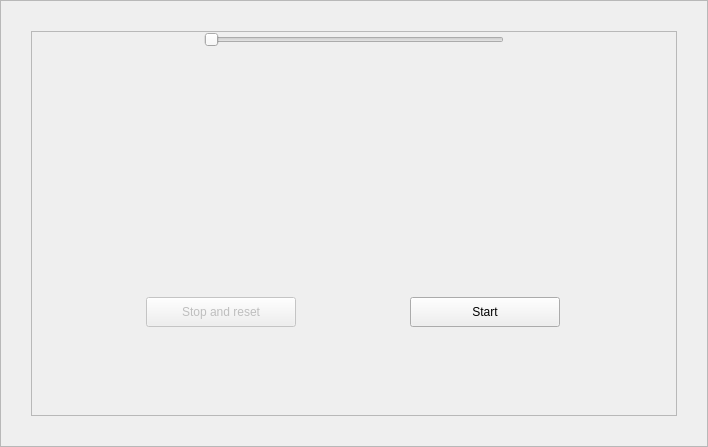
<?xml version="1.0" encoding="UTF-8"?>
<ui version="4.0">
 <class>timer_bg</class>
 <widget class="QWidget" name="timer_bg">
  <property name="geometry">
   <rect>
    <x>0</x>
    <y>0</y>
    <width>708</width>
    <height>447</height>
   </rect>
  </property>
  <property name="sizePolicy">
   <sizepolicy hsizetype="Expanding" vsizetype="Expanding">
    <horstretch>0</horstretch>
    <verstretch>0</verstretch>
   </sizepolicy>
  </property>
  <property name="minimumSize">
   <size>
    <width>100</width>
    <height>100</height>
   </size>
  </property>
  <property name="windowTitle">
   <string>Form</string>
  </property>
  <layout class="QVBoxLayout" name="verticalLayout_3">
   <property name="spacing">
    <number>0</number>
   </property>
   <property name="leftMargin">
    <number>0</number>
   </property>
   <property name="topMargin">
    <number>0</number>
   </property>
   <property name="rightMargin">
    <number>0</number>
   </property>
   <property name="bottomMargin">
    <number>0</number>
   </property>
   <item>
    <widget class="QFrame" name="bg_frame">
     <property name="sizePolicy">
      <sizepolicy hsizetype="Expanding" vsizetype="Expanding">
       <horstretch>0</horstretch>
       <verstretch>0</verstretch>
      </sizepolicy>
     </property>
     <property name="minimumSize">
      <size>
       <width>0</width>
       <height>0</height>
      </size>
     </property>
     <property name="styleSheet">
      <string notr="true"/>
     </property>
     <property name="frameShape">
      <enum>QFrame::StyledPanel</enum>
     </property>
     <property name="frameShadow">
      <enum>QFrame::Raised</enum>
     </property>
     <layout class="QHBoxLayout" name="horizontalLayout_2">
      <property name="spacing">
       <number>15</number>
      </property>
      <property name="leftMargin">
       <number>30</number>
      </property>
      <property name="topMargin">
       <number>30</number>
      </property>
      <property name="rightMargin">
       <number>30</number>
      </property>
      <property name="bottomMargin">
       <number>30</number>
      </property>
      <item>
       <layout class="QHBoxLayout" name="bg_layout">
        <property name="spacing">
         <number>0</number>
        </property>
        <item>
         <widget class="QFrame" name="main_frame">
          <property name="sizePolicy">
           <sizepolicy hsizetype="Preferred" vsizetype="Preferred">
            <horstretch>0</horstretch>
            <verstretch>0</verstretch>
           </sizepolicy>
          </property>
          <property name="minimumSize">
           <size>
            <width>0</width>
            <height>0</height>
           </size>
          </property>
          <property name="maximumSize">
           <size>
            <width>16777215</width>
            <height>16777215</height>
           </size>
          </property>
          <property name="layoutDirection">
           <enum>Qt::LeftToRight</enum>
          </property>
          <property name="styleSheet">
           <string notr="true"/>
          </property>
          <property name="frameShape">
           <enum>QFrame::StyledPanel</enum>
          </property>
          <property name="frameShadow">
           <enum>QFrame::Raised</enum>
          </property>
          <layout class="QVBoxLayout" name="verticalLayout">
           <property name="spacing">
            <number>0</number>
           </property>
           <property name="leftMargin">
            <number>0</number>
           </property>
           <property name="topMargin">
            <number>0</number>
           </property>
           <property name="rightMargin">
            <number>0</number>
           </property>
           <property name="bottomMargin">
            <number>0</number>
           </property>
           <item>
            <layout class="QVBoxLayout" name="timer_visual_layout">
             <property name="spacing">
              <number>0</number>
             </property>
             <property name="leftMargin">
              <number>0</number>
             </property>
             <property name="topMargin">
              <number>0</number>
             </property>
             <property name="rightMargin">
              <number>0</number>
             </property>
             <item>
              <layout class="QVBoxLayout" name="timer_layout">
               <property name="topMargin">
                <number>0</number>
               </property>
               <property name="rightMargin">
                <number>0</number>
               </property>
               <property name="bottomMargin">
                <number>0</number>
               </property>
              </layout>
             </item>
             <item alignment="Qt::AlignHCenter|Qt::AlignTop">
              <widget class="QSlider" name="set_timer_duration_bar">
               <property name="minimumSize">
                <size>
                 <width>300</width>
                 <height>0</height>
                </size>
               </property>
               <property name="maximumSize">
                <size>
                 <width>300</width>
                 <height>16777215</height>
                </size>
               </property>
               <property name="maximum">
                <number>10800</number>
               </property>
               <property name="singleStep">
                <number>60</number>
               </property>
               <property name="orientation">
                <enum>Qt::Horizontal</enum>
               </property>
              </widget>
             </item>
            </layout>
           </item>
           <item>
            <layout class="QHBoxLayout" name="horizontalLayout">
             <property name="spacing">
              <number>0</number>
             </property>
             <property name="topMargin">
              <number>20</number>
             </property>
             <property name="bottomMargin">
              <number>35</number>
             </property>
             <item alignment="Qt::AlignVCenter">
              <widget class="QPushButton" name="stop_timer_button">
               <property name="enabled">
                <bool>false</bool>
               </property>
               <property name="sizePolicy">
                <sizepolicy hsizetype="Maximum" vsizetype="Maximum">
                 <horstretch>0</horstretch>
                 <verstretch>0</verstretch>
                </sizepolicy>
               </property>
               <property name="minimumSize">
                <size>
                 <width>150</width>
                 <height>30</height>
                </size>
               </property>
               <property name="maximumSize">
                <size>
                 <width>150</width>
                 <height>35</height>
                </size>
               </property>
               <property name="text">
                <string>Stop and reset</string>
               </property>
               <property name="icon">
                <iconset resource="../icons.qrc">
                 <normaloff>:/icons/icons/square.svg</normaloff>:/icons/icons/square.svg</iconset>
               </property>
              </widget>
             </item>
             <item alignment="Qt::AlignVCenter">
              <widget class="QPushButton" name="start_stop_timer_button">
               <property name="minimumSize">
                <size>
                 <width>150</width>
                 <height>30</height>
                </size>
               </property>
               <property name="maximumSize">
                <size>
                 <width>150</width>
                 <height>35</height>
                </size>
               </property>
               <property name="text">
                <string>Start</string>
               </property>
               <property name="icon">
                <iconset resource="../icons.qrc">
                 <normaloff>:/icons/icons/play.svg</normaloff>:/icons/icons/play.svg</iconset>
               </property>
              </widget>
             </item>
            </layout>
           </item>
          </layout>
         </widget>
        </item>
       </layout>
      </item>
     </layout>
    </widget>
   </item>
  </layout>
 </widget>
 <resources>
  <include location="../icons.qrc"/>
 </resources>
 <connections/>
</ui>
